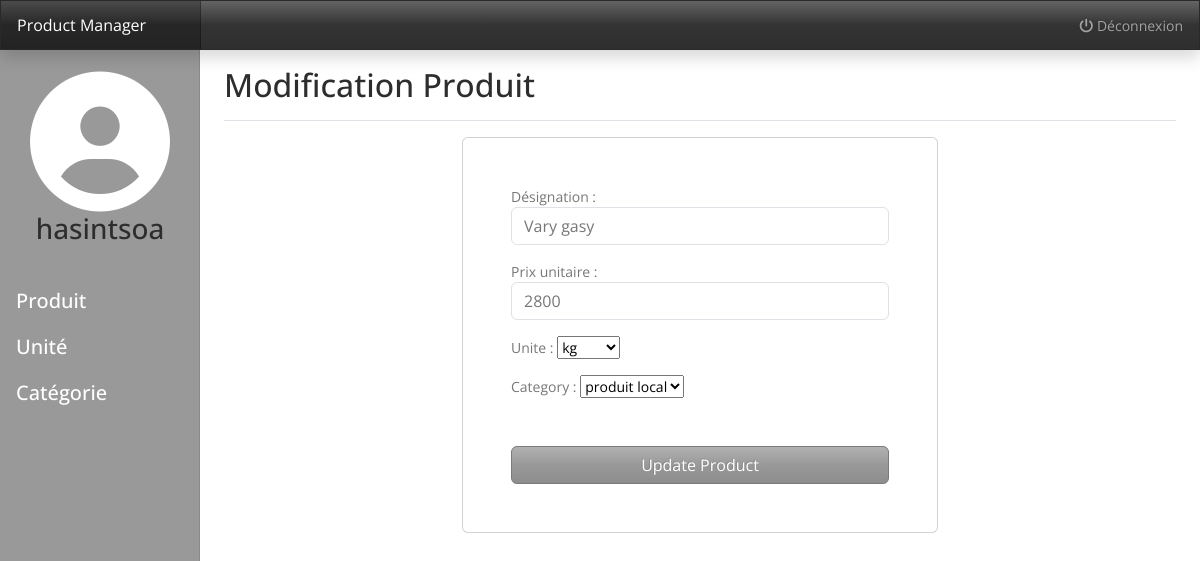
/product/modify/1/ (signed in), run on the app's committed database.
### productApp/models.py (models this page shows, shortened)
class Product(models.Model):
    designation = models.CharField(max_length=60, unique=True, null=False)
    prixU = models.IntegerField(null=False, default=100)
    unite = models.ForeignKey("Unite", on_delete=models.PROTECT, null=False)
    category = models.ForeignKey("Category", on_delete=models.PROTECT, null=False)
    class Meta:
        verbose_name = ("product")
        verbose_name_plural = ("products")

class Unite(models.Model):
    unite = models.CharField(max_length=60, unique=True, null=False)
    name = models.CharField(max_length=110, unique=True, null=True)
    class Meta:
        verbose_name = ("unite")
        verbose_name_plural = ("unites")
    def __str__(self):
        return self.unite

class Category(models.Model):
    category = models.CharField(max_length=60, unique=True, null=False)
    class Meta:
        verbose_name = ("category")
        verbose_name_plural = ("categories")
    def __str__(self):
        return self.category

### productApp/views.py (the view)
# urls.py: path('product/modify/<int:pk>/', views.product_update, {}, "product_update"),
def product_update(request, pk):
    if request.user.is_authenticated:
        product = Product.objects.get(id=pk)
        form = forms.ProductForm(request.POST or None, instance=product)
        if form.is_valid():
            form.save()
            messages.success(request, "Produit modifier avec succès")
            return redirect("product_list")
        return render(request, "products/update.html", {
            "form" : form,
            "product" : product
        })
    else:
        messages.error(request, "Vous devez vous connecté pour modifier un produit")
        redirect("auth_login")

### productApp/forms.py
class ProductForm(forms.ModelForm):
    designation = forms.CharField(
        label="Désignation",
        widget=forms.TextInput(
            attrs={
                "class" : "form-control",
            }
        ),
        error_messages= {
            "required" : "Veuillez donner un nom au produit !"
        }
    )
    prixU = forms.IntegerField(
        label="Prix unitaire",
        widget=forms.NumberInput(
            attrs={
                "class" : "form-control",
            }
        )
    )
    class Meta:
        model = Product
        fields = ('designation', 'prixU', 'unite', 'category')

### templates/products/update.html (shortened to what this page needs)
{% extends "base.html" %}
{% block subtitle %}Modification Produit{% endblock subtitle %}
{% block content %}
<div class="col-md-6 offset-md-3 card py-5 px-5">
    <form action="{% url "product_update" product.id %}" method="post">
        {{ form.as_p }}
        <div class="col-12 mt-5">
            <button type="submit" class="btn btn-secondary w-100">Update Product</button>
        </div>
    </form>
</div>
{% endblock content %}

### templates/parts/_navbar.html
<nav id="sidebarMenu" class="col-md-3 col-lg-2 d-md-block bg-secondary sidebar collapse">
    <div class="position-sticky pt-3">
        <div class="d-flex justify-content-center mt-2 mb-4">
            <div class="user-info">
                <i class="fas fa-user-circle user-icon"></i>
                <h3 class="text-center">{{ request.user }}</h3>
            </div>
        </div>
        <ul class="nav flex-column fs-5">
            <li class="nav-item">
                <a class="nav-link active text-white" href="{% url "product_list" %}">
                    Produit
                </a>
            </li>
            <li class="nav-item">
                <a class="nav-link text-white" href="{% url "unite_list" %}">
                    Unité
                </a>
            </li>
            <li class="nav-item">
                <a class="nav-link text-white" href="{% url "category_list" %}">
                    Catégorie
                </a>
            </li>
        </ul>
    </div>
</nav>

### static/assets/css/dashboard.css (style rules this page uses)
body { font-size: .875rem; }
.sidebar { position: fixed; top: 0; bottom: 0; left: 0; z-index: 100; padding: 48px 0 0; box-shadow: inset -1px 0 0 rgba(0, 0, 0, .1); }
.sidebar .nav-link { font-weight: 500; color: #333; }
.sidebar .nav-link.active { color: #2470dc; }

### static/assets/css/style.css (style rules this page uses)
.user-icon { font-size: 10em; color: white; }

### data on the page
Product: designation "Vary gasy", prixU "2800"
Unite: unite "kg"
Category: category "produit local"

### other printed values
{{ request.user }} "hasintsoa"
